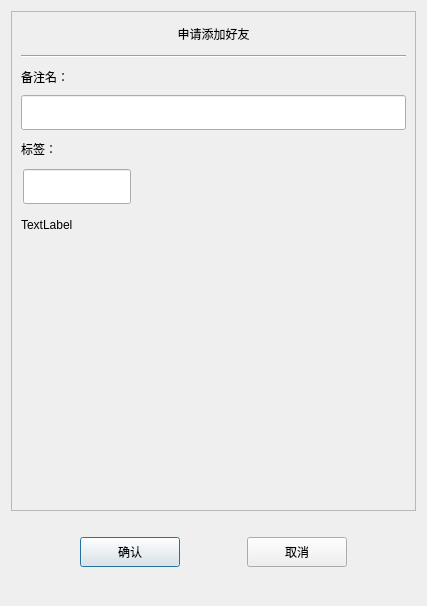
<?xml version="1.0" encoding="UTF-8"?>
<ui version="4.0">
 <class>AuthenFriend</class>
 <widget class="QDialog" name="AuthenFriend">
  <property name="geometry">
   <rect>
    <x>0</x>
    <y>0</y>
    <width>427</width>
    <height>606</height>
   </rect>
  </property>
  <property name="windowTitle">
   <string>Dialog</string>
  </property>
  <layout class="QVBoxLayout" name="verticalLayout">
   <item>
    <widget class="QScrollArea" name="scrollArea">
     <property name="minimumSize">
      <size>
       <width>0</width>
       <height>500</height>
      </size>
     </property>
     <property name="widgetResizable">
      <bool>true</bool>
     </property>
     <widget class="QWidget" name="scrollcontent">
      <property name="geometry">
       <rect>
        <x>0</x>
        <y>0</y>
        <width>403</width>
        <height>498</height>
       </rect>
      </property>
      <layout class="QVBoxLayout" name="verticalLayout_2">
       <property name="spacing">
        <number>0</number>
       </property>
       <property name="leftMargin">
        <number>0</number>
       </property>
       <property name="rightMargin">
        <number>0</number>
       </property>
       <item>
        <widget class="QLabel" name="apply_lb">
         <property name="minimumSize">
          <size>
           <width>0</width>
           <height>25</height>
          </size>
         </property>
         <property name="maximumSize">
          <size>
           <width>16777215</width>
           <height>25</height>
          </size>
         </property>
         <property name="text">
          <string>申请添加好友</string>
         </property>
         <property name="alignment">
          <set>Qt::AlignmentFlag::AlignCenter</set>
         </property>
        </widget>
       </item>
       <item>
        <widget class="QWidget" name="apply_wid" native="true">
         <layout class="QVBoxLayout" name="verticalLayout_3">
          <item>
           <widget class="Line" name="line">
            <property name="orientation">
             <enum>Qt::Orientation::Horizontal</enum>
            </property>
           </widget>
          </item>
          <item>
           <widget class="QLabel" name="label_2">
            <property name="minimumSize">
             <size>
              <width>0</width>
              <height>25</height>
             </size>
            </property>
            <property name="maximumSize">
             <size>
              <width>16777215</width>
              <height>25</height>
             </size>
            </property>
            <property name="text">
             <string>备注名：</string>
            </property>
           </widget>
          </item>
          <item>
           <widget class="CustomizeEdit" name="back_ed">
            <property name="minimumSize">
             <size>
              <width>0</width>
              <height>35</height>
             </size>
            </property>
            <property name="maximumSize">
             <size>
              <width>16777215</width>
              <height>35</height>
             </size>
            </property>
           </widget>
          </item>
          <item>
           <widget class="QLabel" name="label_3">
            <property name="minimumSize">
             <size>
              <width>0</width>
              <height>25</height>
             </size>
            </property>
            <property name="maximumSize">
             <size>
              <width>16777215</width>
              <height>25</height>
             </size>
            </property>
            <property name="text">
             <string>标签：</string>
            </property>
           </widget>
          </item>
          <item>
           <widget class="QWidget" name="lb_group_wid" native="true">
            <property name="minimumSize">
             <size>
              <width>0</width>
              <height>50</height>
             </size>
            </property>
            <layout class="QVBoxLayout" name="verticalLayout_4">
             <property name="spacing">
              <number>0</number>
             </property>
             <property name="leftMargin">
              <number>0</number>
             </property>
             <property name="topMargin">
              <number>0</number>
             </property>
             <property name="rightMargin">
              <number>0</number>
             </property>
             <property name="bottomMargin">
              <number>0</number>
             </property>
             <item>
              <widget class="QWidget" name="gridWidget" native="true">
               <property name="minimumSize">
                <size>
                 <width>0</width>
                 <height>40</height>
                </size>
               </property>
               <property name="maximumSize">
                <size>
                 <width>16777215</width>
                 <height>40</height>
                </size>
               </property>
               <widget class="CustomizeEdit" name="lb_ed">
                <property name="geometry">
                 <rect>
                  <x>2</x>
                  <y>2</y>
                  <width>108</width>
                  <height>35</height>
                 </rect>
                </property>
                <property name="maximumSize">
                 <size>
                  <width>16777215</width>
                  <height>35</height>
                 </size>
                </property>
               </widget>
              </widget>
             </item>
             <item>
              <widget class="QWidget" name="input_tip_wid" native="true">
               <property name="minimumSize">
                <size>
                 <width>0</width>
                 <height>35</height>
                </size>
               </property>
               <property name="maximumSize">
                <size>
                 <width>16777215</width>
                 <height>35</height>
                </size>
               </property>
               <layout class="QVBoxLayout" name="verticalLayout_5">
                <property name="spacing">
                 <number>0</number>
                </property>
                <property name="leftMargin">
                 <number>0</number>
                </property>
                <property name="topMargin">
                 <number>0</number>
                </property>
                <property name="rightMargin">
                 <number>0</number>
                </property>
                <property name="bottomMargin">
                 <number>0</number>
                </property>
                <item>
                 <widget class="ClickedOnceLabel" name="tip_lb">
                  <property name="text">
                   <string>TextLabel</string>
                  </property>
                 </widget>
                </item>
               </layout>
              </widget>
             </item>
            </layout>
           </widget>
          </item>
          <item>
           <widget class="QWidget" name="widget" native="true">
            <property name="minimumSize">
             <size>
              <width>0</width>
              <height>60</height>
             </size>
            </property>
            <layout class="QHBoxLayout" name="horizontalLayout_2">
             <property name="leftMargin">
              <number>0</number>
             </property>
             <property name="topMargin">
              <number>0</number>
             </property>
             <property name="rightMargin">
              <number>0</number>
             </property>
             <property name="bottomMargin">
              <number>0</number>
             </property>
             <item>
              <widget class="QWidget" name="lb_list" native="true">
               <property name="minimumSize">
                <size>
                 <width>287</width>
                 <height>50</height>
                </size>
               </property>
               <property name="maximumSize">
                <size>
                 <width>287</width>
                 <height>16777215</height>
                </size>
               </property>
              </widget>
             </item>
             <item>
              <widget class="QWidget" name="more_lb_wid" native="true">
               <property name="minimumSize">
                <size>
                 <width>30</width>
                 <height>0</height>
                </size>
               </property>
               <property name="maximumSize">
                <size>
                 <width>30</width>
                 <height>16777215</height>
                </size>
               </property>
               <layout class="QVBoxLayout" name="verticalLayout_6">
                <item>
                 <spacer name="verticalSpacer_4">
                  <property name="orientation">
                   <enum>Qt::Orientation::Vertical</enum>
                  </property>
                  <property name="sizeHint" stdset="0">
                   <size>
                    <width>20</width>
                    <height>40</height>
                   </size>
                  </property>
                 </spacer>
                </item>
                <item>
                 <widget class="ClickedOnceLabel" name="more_lb">
                  <property name="minimumSize">
                   <size>
                    <width>25</width>
                    <height>25</height>
                   </size>
                  </property>
                  <property name="maximumSize">
                   <size>
                    <width>25</width>
                    <height>25</height>
                   </size>
                  </property>
                  <property name="text">
                   <string/>
                  </property>
                 </widget>
                </item>
                <item>
                 <spacer name="verticalSpacer_3">
                  <property name="orientation">
                   <enum>Qt::Orientation::Vertical</enum>
                  </property>
                  <property name="sizeHint" stdset="0">
                   <size>
                    <width>20</width>
                    <height>40</height>
                   </size>
                  </property>
                 </spacer>
                </item>
               </layout>
              </widget>
             </item>
            </layout>
           </widget>
          </item>
         </layout>
        </widget>
       </item>
      </layout>
     </widget>
    </widget>
   </item>
   <item>
    <spacer name="verticalSpacer">
     <property name="orientation">
      <enum>Qt::Orientation::Vertical</enum>
     </property>
     <property name="sizeType">
      <enum>QSizePolicy::Policy::Fixed</enum>
     </property>
     <property name="sizeHint" stdset="0">
      <size>
       <width>20</width>
       <height>10</height>
      </size>
     </property>
    </spacer>
   </item>
   <item>
    <widget class="QWidget" name="apply_sure_wid" native="true">
     <property name="minimumSize">
      <size>
       <width>0</width>
       <height>50</height>
      </size>
     </property>
     <layout class="QHBoxLayout" name="horizontalLayout">
      <item>
       <spacer name="horizontalSpacer">
        <property name="orientation">
         <enum>Qt::Orientation::Horizontal</enum>
        </property>
        <property name="sizeHint" stdset="0">
         <size>
          <width>40</width>
          <height>20</height>
         </size>
        </property>
       </spacer>
      </item>
      <item>
       <widget class="ClickedBtn" name="sure_btn">
        <property name="minimumSize">
         <size>
          <width>100</width>
          <height>30</height>
         </size>
        </property>
        <property name="text">
         <string>确认</string>
        </property>
       </widget>
      </item>
      <item>
       <spacer name="horizontalSpacer_2">
        <property name="orientation">
         <enum>Qt::Orientation::Horizontal</enum>
        </property>
        <property name="sizeHint" stdset="0">
         <size>
          <width>40</width>
          <height>20</height>
         </size>
        </property>
       </spacer>
      </item>
      <item>
       <widget class="ClickedBtn" name="cancel_btn">
        <property name="minimumSize">
         <size>
          <width>100</width>
          <height>30</height>
         </size>
        </property>
        <property name="text">
         <string>取消</string>
        </property>
       </widget>
      </item>
      <item>
       <spacer name="horizontalSpacer_3">
        <property name="orientation">
         <enum>Qt::Orientation::Horizontal</enum>
        </property>
        <property name="sizeHint" stdset="0">
         <size>
          <width>40</width>
          <height>20</height>
         </size>
        </property>
       </spacer>
      </item>
     </layout>
    </widget>
   </item>
   <item>
    <spacer name="verticalSpacer_2">
     <property name="orientation">
      <enum>Qt::Orientation::Vertical</enum>
     </property>
     <property name="sizeHint" stdset="0">
      <size>
       <width>20</width>
       <height>1</height>
      </size>
     </property>
    </spacer>
   </item>
  </layout>
 </widget>
 <customwidgets>
  <customwidget>
   <class>ClickedOnceLabel</class>
   <extends>QLabel</extends>
   <header>clickedoncelabel.h</header>
  </customwidget>
  <customwidget>
   <class>ClickedBtn</class>
   <extends>QPushButton</extends>
   <header location="global">clickedbtn.h</header>
  </customwidget>
  <customwidget>
   <class>CustomizeEdit</class>
   <extends>QLineEdit</extends>
   <header location="global">customizeedit.h</header>
  </customwidget>
 </customwidgets>
 <resources/>
 <connections/>
</ui>
